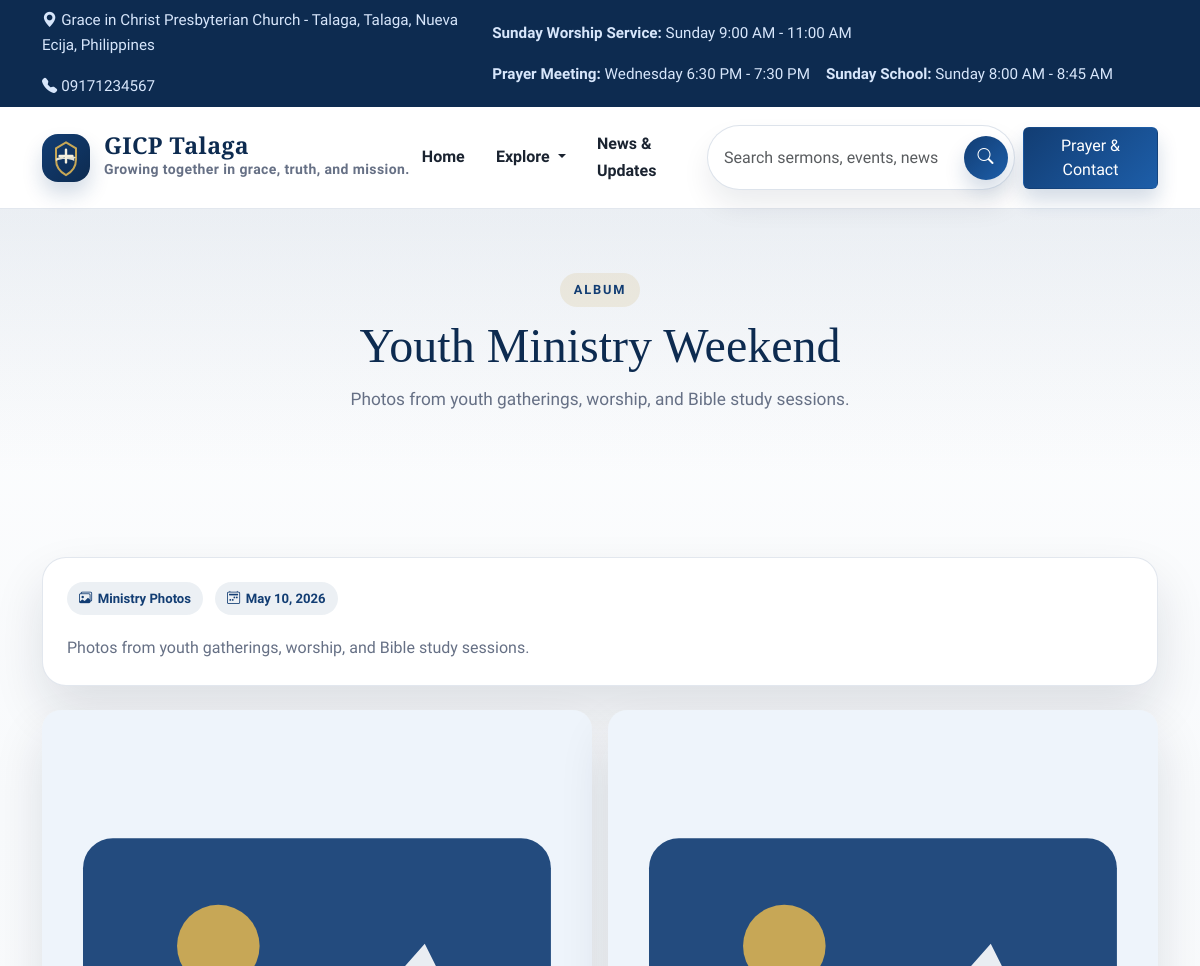
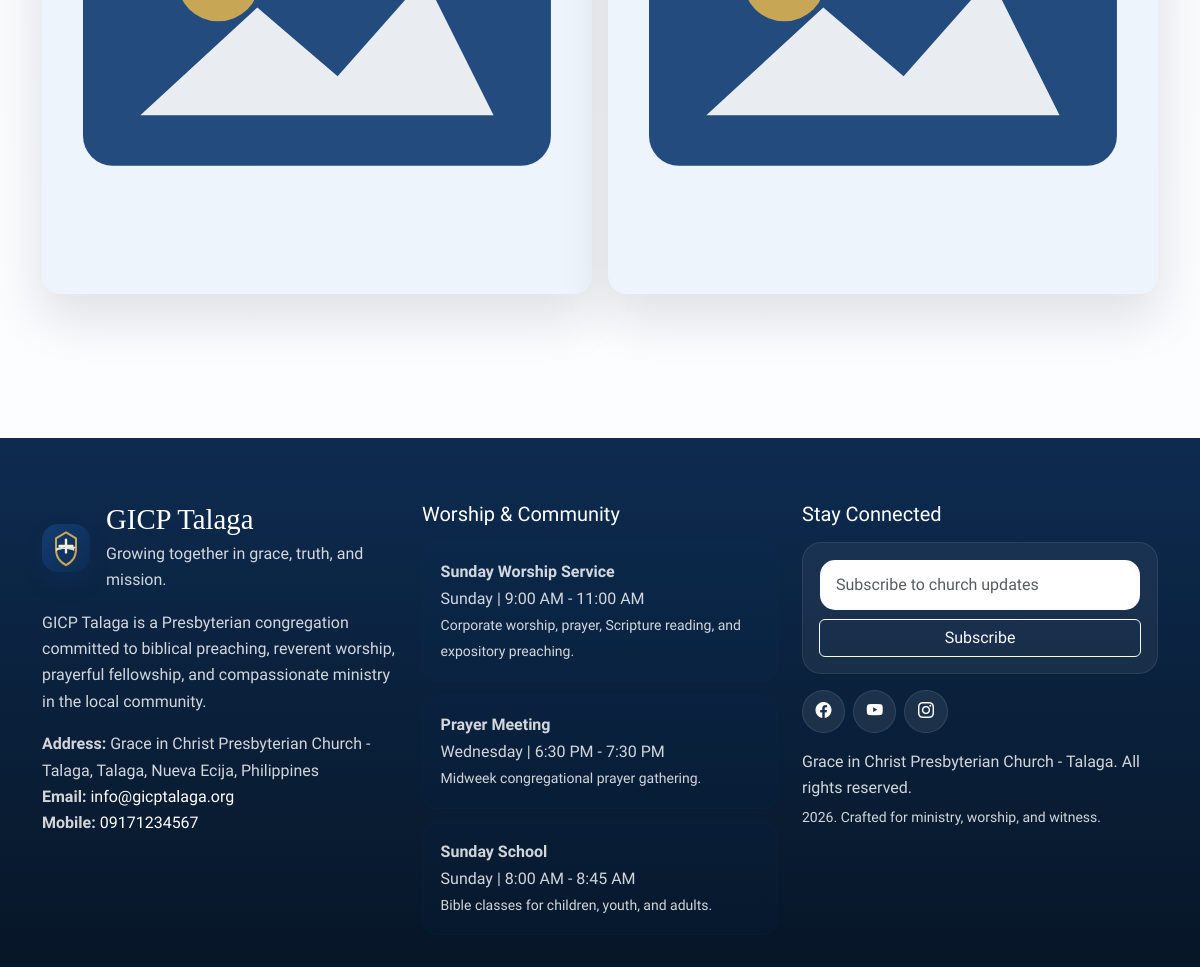
Page /gallery/youth-ministry-weekend on the committed database (2 pictures, top to bottom).
### tables this page shows
CREATE TABLE `church_profile` (
  `id` INT UNSIGNED NOT NULL AUTO_INCREMENT,
  `church_name` VARCHAR(255) NOT NULL,
  `short_name` VARCHAR(120) NOT NULL,
  `tagline` VARCHAR(255) NULL,
  `logo` VARCHAR(255) NULL,
  `hero_image` VARCHAR(255) NULL,
  `welcome_message` LONGTEXT NULL,
  `brief_intro` LONGTEXT NULL,
  `history` LONGTEXT NULL,
  `mission` LONGTEXT NULL,
  `vision` LONGTEXT NULL,
  `core_values` LONGTEXT NULL,
  `statement_of_faith` LONGTEXT NULL,
  `address` VARCHAR(255) NULL,
  `email` VARCHAR(150) NULL,
  `mobile_number` VARCHAR(50) NULL,
  `landline` VARCHAR(50) NULL,
  `google_map_embed` LONGTEXT NULL,
  `facebook_url` VARCHAR(255) NULL,
  `youtube_url` VARCHAR(255) NULL,
  `instagram_url` VARCHAR(255) NULL,
  `prayer_cta_text` VARCHAR(255) NULL,
  `created_at` DATETIME NOT NULL,
  `updated_at` DATETIME NOT NULL,
  PRIMARY KEY (`id`)
);

CREATE TABLE `service_schedules` (
  `id` INT UNSIGNED NOT NULL AUTO_INCREMENT,
  `title` VARCHAR(150) NOT NULL,
  `day_name` VARCHAR(50) NOT NULL,
  `time_range` VARCHAR(80) NOT NULL,
  `description` VARCHAR(255) NULL,
  `display_order` INT NOT NULL DEFAULT 0,
  `is_visible` TINYINT(1) NOT NULL DEFAULT 1,
  `created_at` DATETIME NOT NULL,
  `updated_at` DATETIME NOT NULL,
  PRIMARY KEY (`id`)
);

CREATE TABLE `menu_items` (
  `id` INT UNSIGNED NOT NULL AUTO_INCREMENT,
  `label` VARCHAR(100) NOT NULL,
  `url` VARCHAR(255) NOT NULL,
  `icon` VARCHAR(80) NULL,
  `target` VARCHAR(20) NOT NULL DEFAULT '_self',
  `parent_id` INT UNSIGNED NULL,
  `sort_order` INT NOT NULL DEFAULT 0,
  `is_visible` TINYINT(1) NOT NULL DEFAULT 1,
  `created_at` DATETIME NOT NULL,
  `updated_at` DATETIME NOT NULL,
  PRIMARY KEY (`id`),
  CONSTRAINT `fk_menu_items_parent` FOREIGN KEY (`parent_id`) REFERENCES `menu_items`(`id`) ON DELETE SET NULL ON UPDATE CASCADE
);

CREATE TABLE `galleries` (
  `id` INT UNSIGNED NOT NULL AUTO_INCREMENT,
  `title` VARCHAR(255) NOT NULL,
  `slug` VARCHAR(200) NOT NULL,
  `description` LONGTEXT NULL,
  `cover_image` VARCHAR(255) NULL,
  `album_date` DATE NOT NULL,
  `category` VARCHAR(120) NULL,
  `is_featured` TINYINT(1) NOT NULL DEFAULT 0,
  `status` ENUM('draft', 'published', 'archived') NOT NULL DEFAULT 'published',
  `created_at` DATETIME NOT NULL,
  `updated_at` DATETIME NOT NULL,
  PRIMARY KEY (`id`),
  UNIQUE KEY `uk_galleries_slug` (`slug`)
);

CREATE TABLE `gallery_images` (
  `id` INT UNSIGNED NOT NULL AUTO_INCREMENT,
  `gallery_id` INT UNSIGNED NOT NULL,
  `image_path` VARCHAR(255) NOT NULL,
  `caption` VARCHAR(255) NULL,
  `display_order` INT NOT NULL DEFAULT 0,
  `created_at` DATETIME NOT NULL,
  PRIMARY KEY (`id`),
  CONSTRAINT `fk_gallery_images_gallery` FOREIGN KEY (`gallery_id`) REFERENCES `galleries`(`id`) ON DELETE CASCADE ON UPDATE CASCADE
);

### application/core/MY_Controller.php (called while the page is built, shortened)
<?php
class Site_Controller extends CI_Controller
{
	public $church_profile_model;
	public $daily_verse_model;
	public $service_schedule_model;
	public $setting_model;
	public $menu_model;
	protected $site_data = array();
	public function __construct()
	{
		$this->load->model(array(
			'church_profile_model',
			'daily_verse_model',
			'announcement_model',
			'event_model',
			'news_update_model',
			'ministry_model',
			'pastor_model',
			'sermon_model',
			'gallery_model',
			'visitor_log_model',
			'service_schedule_model'
		));
		$this->site_data = array(
			'settings' => $this->setting_model->get_keyed_settings(),
			'church_profile' => $this->church_profile_model->get_primary_profile(),
			'menu_items' => $this->menu_model->get_visible_menu(),
			'daily_verse' => $this->daily_verse_model->get_current_verse(),
			'service_schedules' => $this->service_schedule_model->get_public_schedules(),
		);
	}
	protected function render($view, $data = array())
	{
		$data = array_merge($this->site_data, $data);
		$this->load->view('site/layout/header', $data);
		$this->load->view($view, $data);
		$this->load->view('site/layout/footer', $data);
	}
}

### application/controllers/Site.php (called while the page is built, shortened)
<?php
class Site extends Site_Controller
{
	public $gallery_image_model;
	public function __construct()
	{
		parent::__construct();
	}
	public function gallery_album($slug)
	{
		$gallery = $this->gallery_model->get_by_slug($slug);
		$this->render('site/gallery_detail', array(
			'page_title' => $gallery->title,
			'gallery' => $gallery,
			'images' => $this->gallery_image_model->get_by_gallery($gallery->id),
		));
	}
}

### index.php (called while the page is built, shortened)
<?php
require_once BASEPATH.'core/CodeIgniter.php';

### application/helpers/app_helper.php (called while the page is built, shortened)
<?php
if (!function_exists('setting_value'))
{
	function setting_value($settings, $key, $default = '')
	{
		return isset($settings[$key]) && $settings[$key] !== '' ? $settings[$key] : $default;
	}
}
if (!function_exists('is_active_menu'))
{
	function is_active_menu($uri)
	{
		$ci = get_instance();
		$current = trim($ci->uri->uri_string(), '/');
		return $current === trim($uri, '/') ? 'active' : '';
	}
}
if (!function_exists('asset_url'))
{
	function asset_url($path)
	{
		return base_url('assets/'.ltrim($path, '/'));
	}
}
if (!function_exists('media_url'))
{
	function media_url($path, $fallback = 'images/placeholders/default.svg')
	{
		return base_url(ltrim($path, '/'));
	}
}
if (!function_exists('formatted_date'))
{
	function formatted_date($date, $format = 'F j, Y')
	{
		return date($format, strtotime($date));
	}
}

### application/models/Church_profile_model.php (called while the page is built, shortened)
<?php
class Church_profile_model extends MY_Model
{
	protected $table = 'church_profile';
	public function get_primary_profile()
	{
		$profile = $this->db->limit(1)->get($this->table)->row();
		if ($profile)
		{
			return $profile;
		}
		return (object) array(
			'church_name' => 'Grace in Christ Presbyterian Church - Talaga',
			'short_name' => 'GICP Talaga',
			'tagline' => '',
			'logo' => 'assets/images/logo.svg',
			'hero_image' => 'assets/images/hero-pattern.svg',
			'welcome_message' => '',
			'brief_intro' => '',
			'history' => '',
			'mission' => '',
			'vision' => '',
			'core_values' => '',
			'statement_of_faith' => '',
			'address' => '',
			'email' => '',
			'mobile_number' => '',
			'landline' => '',
			'google_map_embed' => '',
			'facebook_url' => '',
			'youtube_url' => '',
			'instagram_url' => '',
			'prayer_cta_text' => '',
		);
	}
}

### application/core/MY_Model.php (called while the page is built, shortened)
<?php
class MY_Model extends CI_Model
{
	protected $table = '';
	protected $order_by = 'id DESC';
	public function get_all($limit = NULL, $offset = 0)
	{
		if ($this->order_by)
		{
			$this->db->order_by($this->order_by);
		}
		return $this->db->get($this->table)->result();
	}
	public function get_by($where, $single = FALSE)
	{
		$query = $this->db->get_where($this->table, $where);
		return $single ? $query->row() : $query->result();
	}
	public function insert($data)
	{
		$this->db->insert($this->table, $data);
		return (int) $this->db->insert_id();
	}
}

### application/models/Service_schedule_model.php (called while the page is built, shortened)
<?php
class Service_schedule_model extends MY_Model
{
	public function get_public_schedules()
	{
		return $this->get_by(array('is_visible' => 1));
	}
}

### application/models/Menu_model.php (called while the page is built, shortened)
<?php
class Menu_model extends MY_Model
{
	public function get_visible_menu()
	{
		return $this->get_by(array('is_visible' => 1));
	}
}

### application/models/Gallery_model.php (called while the page is built, shortened)
<?php
class Gallery_model extends MY_Model
{
	public function get_by_slug($slug)
	{
		return $this->get_by(array('slug' => $slug), TRUE);
	}
}

### application/models/Gallery_image_model.php (called while the page is built, shortened)
<?php
class Gallery_image_model extends MY_Model
{
	public function get_by_gallery($gallery_id)
	{
		return $this->get_by(array('gallery_id' => $gallery_id));
	}
}

### application/views/site/gallery_detail.php (the view, shortened to what this page needs)
<?php
$this->load->view('site/partials/page_header', compact('title', 'lead', 'eyebrow'));
?>
<section class="section-spacing">
	<div class="container">
		<div class="detail-card mb-4">
			<div class="detail-meta">
				<span class="content-badge"><i class="bi bi-images"></i><?php echo html_escape($gallery->category); ?></span>
				<?php if (!empty($gallery->album_date)): ?><span class="content-badge"><i class="bi bi-calendar2-week"></i><?php echo formatted_date($gallery->album_date); ?></span><?php endif; ?>
			</div>
			<p class="detail-copy mb-0"><?php echo nl2br(html_escape($gallery->description)); ?></p>
		</div>
		<div class="gallery-grid">
			<?php foreach ($images as $image): ?>
				<a href="<?php echo media_url($image->image_path, 'images/placeholders/gallery.svg'); ?>" data-lightbox data-caption="<?php echo html_escape($image->caption); ?>">
					<img src="<?php echo media_url($image->image_path, 'images/placeholders/gallery.svg'); ?>" alt="<?php echo html_escape($image->caption); ?>">
				</a>
			<?php endforeach; ?>
		</div>
	</div>
</section>

### application/views/site/layout/header.php (shortened to what this page needs)
<!doctype html>
<html lang="en">
<head>
	<link href="https://cdn.jsdelivr.net/npm/bootstrap@5.3.3/dist/css/bootstrap.min.css" rel="stylesheet">
	<link href="https://cdn.jsdelivr.net/npm/bootstrap-icons@1.11.3/font/bootstrap-icons.css" rel="stylesheet">
	<link rel="stylesheet" href="<?php echo asset_url('css/site.css'); ?>">
</head>
<body>
<div class="site-topbar py-2">
	<div class="container d-flex flex-column flex-lg-row justify-content-between gap-2 align-items-lg-center">
		<div class="d-flex flex-wrap gap-3">
			<span><i class="bi bi-geo-alt-fill me-1"></i><?php echo html_escape($church_profile->address); ?></span>
			<span><i class="bi bi-telephone-fill me-1"></i><?php echo html_escape($church_profile->mobile_number); ?></span>
		</div>
		<div class="d-flex flex-wrap gap-3 align-items-center">
			<?php foreach ($service_schedules as $schedule): ?>
				<span><strong><?php echo html_escape($schedule->title); ?>:</strong> <?php echo html_escape($schedule->day_name.' '.$schedule->time_range); ?></span>
			<?php endforeach; ?>
		</div>
	</div>
</div>
<nav class="navbar navbar-expand-xl sticky-top">
	<div class="container">
		<?php
		$dropdown_urls = array('about-us', 'pastors', 'ministries', 'sermons', 'events', 'gallery', 'contact');
		$dropdown_items = array();
		$dropdown_active = FALSE;
		foreach ($menu_items as $menu_item)
		{
			if (in_array(trim($menu_item->url, '/'), $dropdown_urls, TRUE))
			{
				$dropdown_items[] = $menu_item;
			}
		}
		?>
		<a class="navbar-brand" href="<?php echo base_url(); ?>">
			<img class="brand-mark" src="<?php echo media_url($church_profile->logo, 'images/logo.svg'); ?>" alt="<?php echo html_escape($church_profile->short_name); ?> logo">
			<span>
				<span class="brand-title d-block"><?php echo html_escape($church_profile->short_name); ?></span>
				<span class="brand-subtitle d-block"><?php echo html_escape($church_profile->tagline); ?></span>
			</span>
		</a>
		<div class="collapse navbar-collapse" id="siteNav">
			<ul class="navbar-nav ms-auto align-items-xl-center gap-xl-1 mb-3 mb-xl-0">
				<?php $dropdown_rendered = FALSE; ?>
				<?php foreach ($menu_items as $menu_item): ?>
					<?php if (in_array(trim($menu_item->url, '/'), $dropdown_urls, TRUE)): ?>
						<?php if (!$dropdown_rendered && !empty($dropdown_items)): ?>
							<li class="nav-item dropdown">
								<a class="nav-link dropdown-toggle <?php echo $dropdown_active ? 'active' : ''; ?>" href="#" id="headerExploreDropdown" role="button" data-bs-toggle="dropdown" aria-expanded="false">
									Explore
								</a>
							</li>
							<?php $dropdown_rendered = TRUE; ?>
						<?php endif; ?>
						<?php continue; ?>
					<?php endif; ?>
					<li class="nav-item">
						<a class="nav-link <?php echo is_active_menu($menu_item->url); ?>" target="<?php echo html_escape($menu_item->target); ?>" href="<?php echo base_url(ltrim($menu_item->url, '/')); ?>"><?php echo html_escape($menu_item->label); ?></a>
					</li>
				<?php endforeach; ?>
			</ul>
			<div class="nav-actions d-flex flex-column flex-xl-row gap-2 align-items-xl-center ms-xl-3">
				<form class="search-form navbar-search" action="<?php echo site_url('search'); ?>" method="get" role="search">
					<div class="search-shell">
						<input id="navSearch" class="form-control" type="search" name="q" placeholder="Search sermons, events, news" aria-label="Search website">
						<button class="search-submit" type="submit" aria-label="Submit search">
							<i class="bi bi-search"></i>
						</button>
					</div>
				</form>
				<a class="btn btn-church" href="<?php echo site_url('contact'); ?>">Prayer & Contact</a>
			</div>
		</div>
	</div>
</nav>
<main id="main-content">

### application/views/site/partials/page_header.php
<section class="page-hero">
	<div class="container">
		<div class="row justify-content-center">
			<div class="col-lg-10 text-center">
				<span class="eyebrow"><?php echo isset($eyebrow) ? html_escape($eyebrow) : 'Grace in Christ Presbyterian Church'; ?></span>
				<h1 class="section-title"><?php echo html_escape($title); ?></h1>
				<?php if (!empty($lead)): ?>
					<p class="section-lead mx-auto"><?php echo html_escape($lead); ?></p>
				<?php endif; ?>
			</div>
		</div>
	</div>
</section>

### application/views/site/layout/footer.php (shortened to what this page needs)
</main>
<footer class="site-footer">
	<div class="container">
		<div class="row g-4 align-items-start">
			<div class="col-lg-4">
				<div class="d-flex align-items-center gap-3 mb-3">
					<img class="brand-mark" src="<?php echo media_url($church_profile->logo, 'images/logo.svg'); ?>" alt="<?php echo html_escape($church_profile->short_name); ?> logo">
					<div>
						<h2 class="footer-title mb-1"><?php echo html_escape($church_profile->short_name); ?></h2>
						<p class="mb-0"><?php echo html_escape($church_profile->tagline); ?></p>
					</div>
				</div>
				<p><?php echo html_escape($church_profile->brief_intro); ?></p>
				<p class="mb-0"><strong>Address:</strong> <?php echo html_escape($church_profile->address); ?></p>
				<p class="mb-0"><strong>Email:</strong> <a href="mailto:<?php echo html_escape($church_profile->email); ?>"><?php echo html_escape($church_profile->email); ?></a></p>
				<p><strong>Mobile:</strong> <a href="tel:<?php echo html_escape($church_profile->mobile_number); ?>"><?php echo html_escape($church_profile->mobile_number); ?></a></p>
			</div>
			<div class="col-lg-4">
				<h3 class="h5 text-white mb-3">Worship & Community</h3>
				<ul class="schedule-list">
					<?php foreach ($service_schedules as $schedule): ?>
						<li>
							<strong><?php echo html_escape($schedule->title); ?></strong><br>
							<span><?php echo html_escape($schedule->day_name.' | '.$schedule->time_range); ?></span><br>
							<small><?php echo html_escape($schedule->description); ?></small>
						</li>
					<?php endforeach; ?>
				</ul>
			</div>
			<div class="col-lg-4">
				<h3 class="h5 text-white mb-3">Stay Connected</h3>
				<div class="footer-newsletter mb-3">
					<form action="<?php echo site_url('newsletter-subscribe'); ?>" method="post" class="row g-2">
						<div class="col-12">
							<input id="footerEmail" class="form-control" type="email" name="email" placeholder="Subscribe to church updates" required>
						</div>
						<div class="col-12">
							<button class="btn btn-outline-light w-100" type="submit">Subscribe</button>
						</div>
					</form>
				</div>
				<div class="d-flex flex-wrap gap-2 mb-3">
					<?php if (!empty($church_profile->facebook_url)): ?><a class="social-chip" href="<?php echo html_escape($church_profile->facebook_url); ?>" target="_blank" rel="noreferrer" aria-label="Facebook"><i class="bi bi-facebook"></i></a><?php endif; ?>
					<?php if (!empty($church_profile->youtube_url)): ?><a class="social-chip" href="<?php echo html_escape($church_profile->youtube_url); ?>" target="_blank" rel="noreferrer" aria-label="YouTube"><i class="bi bi-youtube"></i></a><?php endif; ?>
					<?php if (!empty($church_profile->instagram_url)): ?><a class="social-chip" href="<?php echo html_escape($church_profile->instagram_url); ?>" target="_blank" rel="noreferrer" aria-label="Instagram"><i class="bi bi-instagram"></i></a><?php endif; ?>
				</div>
				<p class="mb-1"><?php echo html_escape(setting_value($settings, 'footer_text', 'Grace in Christ Presbyterian Church - Talaga.')); ?></p>
				<p class="mb-0 small"><?php echo date('Y'); ?>. Crafted for ministry, worship, and witness.</p>
			</div>
		</div>
	</div>
</footer>
</body>
</html>

### rows in the picture
church_profile: address "Grace in Christ Presbyterian Church - Talaga, Talaga, Nueva Ecija, Philippines", mobile_number "09171234567", logo (picture), short_name "GICP Talaga", tagline "Growing together in grace, truth, and mission.", brief_intro "GICP Talaga is a Presbyterian congregation committed to biblical preaching, reverent worship, prayerful fellowship, and compassionate ministry in the local community.", email "info@gicptalaga.org"
service_schedules: title "Sunday Worship Service", day_name+time_range "Sunday 9:00 AM - 11:00 AM", day_name+time_range "Sunday | 9:00 AM - 11:00 AM", description "Corporate worship, prayer, Scripture reading, and expository preaching."
service_schedules: title "Prayer Meeting", day_name+time_range "Wednesday 6:30 PM - 7:30 PM", day_name+time_range "Wednesday | 6:30 PM - 7:30 PM", description "Midweek congregational prayer gathering."
service_schedules: title "Sunday School", day_name+time_range "Sunday 8:00 AM - 8:45 AM", day_name+time_range "Sunday | 8:00 AM - 8:45 AM", description "Bible classes for children, youth, and adults."
menu_items: label "Home"
menu_items: label "News & Updates"
galleries: title "Youth Ministry Weekend", description "Photos from youth gatherings, worship, and Bible study sessions.", category "Ministry Photos", album_date "May 10, 2026"
gallery_images: image_path (picture)
gallery_images: image_path (picture)

### other values in the picture
$eyebrow "ALBUM"
